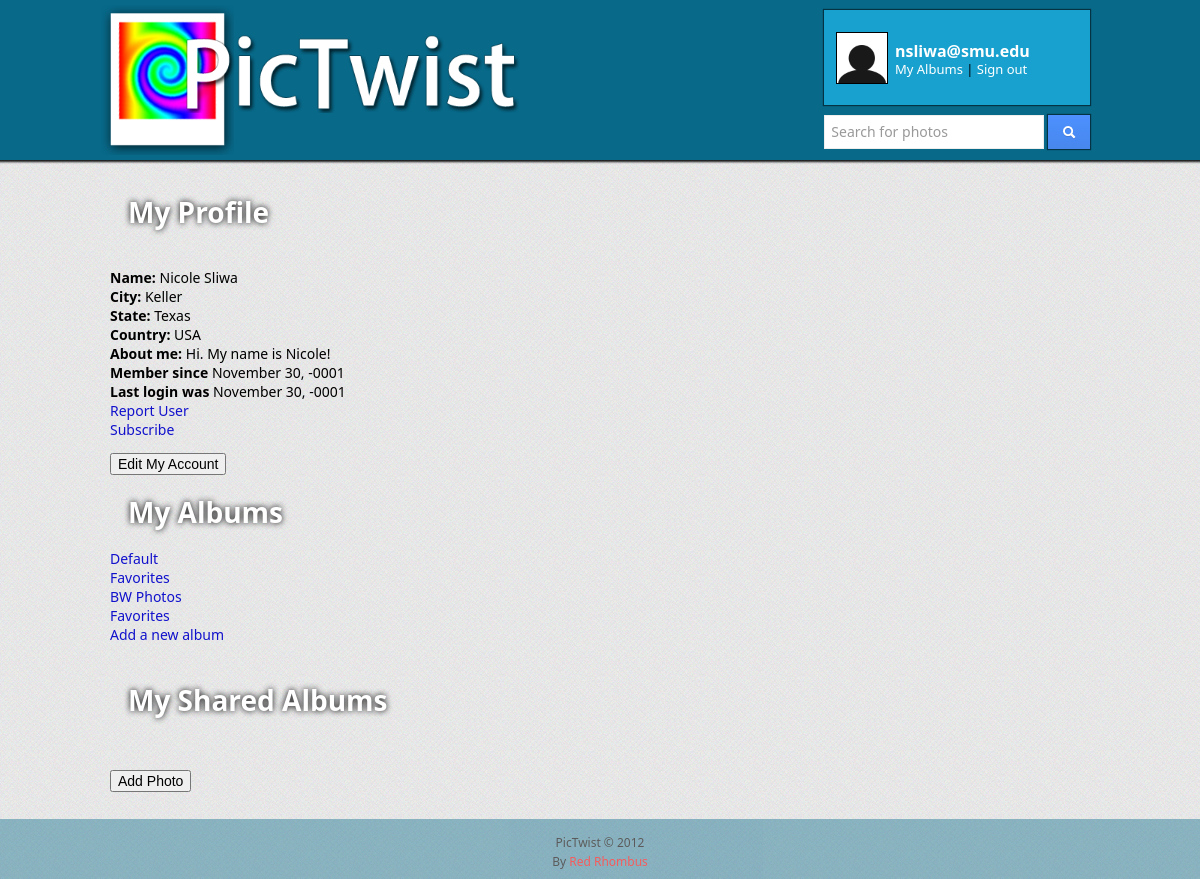
The app's page /profile.php (signed in) with its own data.
### tables this page shows
CREATE TABLE users(
  id INTEGER PRIMARY KEY AUTO_INCREMENT,
  suspended INTEGER DEFAULT FALSE,
  email VARCHAR(255) UNIQUE NOT NULL,
  password_hash VARCHAR(255) NOT NULL,
  name VARCHAR(255) NOT NULL,
  city VARCHAR(255),
  state VARCHAR(255),
  country VARCHAR(255),
  bio TEXT,
  admin BOOLEAN DEFAULT FALSE,
  updated_at TIMESTAMP DEFAULT '0000-00-00 00:00:00',
  created_at TIMESTAMP DEFAULT '0000-00-00 00:00:00',
  last_login timestamp default CURRENT_TIMESTAMP(),
  picture VARCHAR(255)
);

CREATE TABLE albums(
  id INTEGER PRIMARY KEY AUTO_INCREMENT,
  title VARCHAR(255),
  description TEXT,
  private BOOLEAN DEFAULT FALSE,
  user_id INTEGER NOT NULL,
  FOREIGN KEY (user_id) REFERENCES users(id)
    ON UPDATE Cascade
    ON DELETE Cascade,
  updated_at TIMESTAMP DEFAULT '0000-00-00 00:00:00',
  created_at TIMESTAMP DEFAULT '0000-00-00 00:00:00'
);

### include/head.php (called while the page is built)
<?php INCLUDE_ONCE 'include/headCode.php' ?>
<?php INCLUDE 'include/headLayout.php' ?>

### include/headCode.php (called while the page is built, shortened)
<?php
  $relativeDirectory = str_replace(basename($_SERVER['PHP_SELF']), '', $_SERVER['PHP_SELF']);
  $baseURL = "http://" . $_SERVER['HTTP_HOST'] . $relativeDirectory;
  $logoutURL = $baseURL . 'logout.php';
  $searchURL = $baseURL . 'search.php';
  $profileURL = $baseURL . 'profile.php';
  $uploadURL = $baseURL . 'upload.php';
  $albumsURL = $baseURL . 'albums.php';
  $flagContentURL = $baseURL . 'flag.processor.php';
  $subscriptionHandlerURL = $baseURL . 'subscribe.processor.php';
  $currentUser = getCurrentUser();
  function sql($query){
    $result = mysql_query($query) or die (mysql_error());
    return $result;
  }
  function getCurrentUser(){
    if(isset($_SESSION['uid'])) { $uid = $_SESSION['uid']; }
    else { $uid = -1; $_SESSION['uid'] = $uid;}
    if(isset($_SESSION['email'])) { $email = $_SESSION['email']; }
    else { $email = "Visitor"; $_SESSION['email'] = $email;}
    if(isset($_SESSION['name'])) { $name = $_SESSION['name']; }
    else { $name = "Unknown"; $_SESSION['name'] = $name;}
    if(isset($_SESSION['admin'])) {$admin = $_SESSION['admin'];}
    else { $admin = FALSE; $_SESSION['admin'] = $admin;}
    $currentUser = array("username" => $email, "id" => $uid, "name" => $name, "admin" => $admin);
    return $currentUser;
  }
?>

### profile.php (the view, shortened to what this page needs)
<?php INCLUDE_ONCE 'include/head.php'; ?>
<div id="user info">
<?php
	if(isset($_REQUEST['u_id']))
    {
        $uid = params('u_id');
        connectToDb();
        $query = mysql_query("SELECT id, created_at, name, city, state, country, bio, updated_at, admin FROM users WHERE id='$uid';");
        $row = mysql_fetch_array($query);
        $id = $row['id'];
        $tstamp = $row['created_at'];
        $lastUpdate = $row['updated_at'];
        $name = $row['name'];
        $city = $row['city'];
        $state = $row['state'];
        $country = $row['country'];
        $bio = $row['bio'];
        $admin = $row['admin'];
        if(isLoggedIn())
        {
            $uid = $currentUser['id'];
            $query = "select id, title from albums where user_id='".$uid."';";
            $result_albums = sql($query);
            $query2 = "select a.id, a.title from albums a join shared on $uid = shared.user_id and shared.album_id = a.id;";
            $shared_albums = sql($query2);
        }
    }
    else if(isset($currentUser['id']) && $currentUser['id'] > 0)
	{
		$uid = $currentUser['id'];
		$query = mysql_query("SELECT id, created_at, name, city, state, country, bio, updated_at, admin FROM users WHERE id='$uid';");
		$row = mysql_fetch_array($query);
		$id = $row['id'];
		$tstamp = $row['created_at'];
		$lastUpdate = $row['updated_at'];
		$name = $row['name'];
		$city = $row['city'];
		$state = $row['state'];
		$country = $row['country'];
		$bio = $row['bio'];
        $uid = $currentUser['id'];
        $query = "select id, title from albums where user_id='".$uid."';";
        $result_albums = sql($query);
	}
    else
    {
        $_SESSION['error'] = 'Error! You must be logged in to view your albums!';
        redirect($logoutURL);
    }
?>
<form id="myProfile" action="<?php echo $baseURL . 'profile.php' ?>" enctype="multipart/form-data" method="post">
    <h1>
        My Profile
    </h1>
    <p>
	<?php
		echo "<br><b>Name: </b>" . $name;
		if(!empty($city))
		{
			echo "<br><b>City: </b>" . $city;
		}
		if(!empty($state))
		{
			echo "<br><b>State: </b>" . $state;
		}
		if(!empty($country))
		{
			echo "<br><b>Country: </b>" . $country;
		}
		if(!empty($bio))
		{
			echo "<br><b>About me: </b>" . $bio;
		}
		echo "<br><b>Member since </b>" . date("F j, Y", strtotime($tstamp));
		echo "<br><b>Last login was </b>" . date("F j, Y", strtotime($lastUpdate));
        echo '<br/><a href="'.$flagContentURL.'?u_id='.$id.'">Report User</a>';
        echo '<br/><a href="'.$subscriptionHandlerURL.'?u_id='.$id.'">Subscribe</a>';
        ?>
	<br/>
    </p>
</form>
	<form method="post" action="editInfo.php">
		<input type="submit" value="Edit My Account">
	</form>
</div>
<div id="album info">
<form id="MyAlbums" action="<?php echo $baseURL . 'album.photos.php' ?>" enctype="multipart/form-data" method="post">
    <h1>
        My Albums
    </h1>
    <p>
        <?php
                while($row = mysql_fetch_array($result_albums))
                {
                    echo '<a href="album.photos.php?album_id=' . $row["id"] . '">' . $row["title"] . '</a><br/>';
                }
                echo '<a href="favorite.display.php">Favorites</a><br/>';
                echo '<a href="albums.php">Add a new album</a><br/>';
            ?>
        <br/>
    </p>
</form>
<form id="MySharedAlbums" action="<?php echo $baseURL . 'album.shared.photos.php' ?>" enctype="multipart/form-data" method="post">
    <h1>
        My Shared Albums
    </h1>
    <p>
        <br/>
    </p>
</form>
<form id="Add Photo" action="<?php echo $uploadURL ?>" enctype="multipart/form-data" method="post">
    <p>
        <input type="submit" name="Add Photo" value="Add Photo" />
    </p>
</form>
</div>
<?php INCLUDE 'include/foot.php' ?>

### include/headLayout.php (shortened to what this page needs)
<!DOCTYPE html>
<head>
<?php INCLUDE 'include/cssAndJsIncludes.php' ?>
</head>
<?php INCLUDE 'include/headBody.php' ?>

### include/cssAndJsIncludes.php (shortened to what this page needs)
<link href="styles/styles.css" rel="stylesheet" type="text/css">
<link href="metro/css/m-styles.min.css" rel="stylesheet" />
<link rel="stylesheet" href="fancyBox/source/jquery.fancybox.css?v=2.1.3" type="text/css" media="screen" />

### include/headBody.php
<body>
  <div id="pageContainer">
    <div id="header_bg"></div>
    <div id="header">
      <a href="<? echo $baseURL ?>">
        <img id="logotext" src="img/logotext.png" />
        <img id="logoswirl" src="img/swirl.png" />
      </a>
      <div id="header_right">
        <div id="userBadgeContainer" class="thinShadow">
          <? if ($currentUser['id'] == -1): ?>
            <div id="notSignedIn">
              <a id="gotoSignIn" href="javascript:;" class="m-btn blue thinShadow">Log In</a><a  id="gotoRegister" href="<?php echo $registerURL;?>" class="m-btn blue thinShadow">Join PicTwist</a>
            </div>
          <div id="signInFormContainer">
            <form id="signInForm" enctype="multipart/form-data" method="post" action="<?php echo $loginHandlerURL ?>">
              <input id="usernameField" class="m-wrap" type="text" type="text" name="email" placeholder="E-mail" />
              <input id="passwordField" class="m-wrap" type="password" name="pwd" placeholder="Password" />
              <input id="signInBtn" class="m-btn icn-only blue thinShadow" type="submit" name="submit" value="Log In"/>
            </form>
            <i id="closeBtn"></i>
          </div>
          <? else: ?>
            <div id="userBadge">
              <img id="userPic" src="img/default_pic.png" />
              <div id="userInfo">
                <a href="<? echo $profileURL ?>"><div id="userName"><?echo $currentUser['username'];?></div></a>
                <div id="userLinks"><a href="<?php echo $albumsURL;?>">My Albums</a> | <a href="<?php echo $logoutURL;?>">Sign out</a></div>
              </div>
            </div>
          <? endif; ?>
        </div>
        <div id="searchContainer">
          <form id="searchForm" method="get" action=<?php echo $searchURL;?>>
            <input id="searchField" class="m-wrap" name="query" type="text" placeholder="Search for photos" value="<? if (isset($_REQUEST['query'])) {echo $_REQUEST['query'];} ?>"/>
            <a id="searchBtn" class="m-btn icn-only blue thinShadow"><i class="icon-search icon-white"></i></a>
          </form>
        </div>
      </div>
    </div>
    <div id="content">

### include/foot.php (shortened to what this page needs)
		</div>
	</div>
	<div id="footer">
		<p>PicTwist &copy; 2012</p>
		<p>By <span style="color: red">Red Rhombus</span></p>
	</div>
</body>
</html>

### styles/styles.css (style rules this page uses)
body { background-image: url('../img/bg.png'); margin: 0px; font-family: 'Segoe UI', Helvetica, Arial, sans-serif; font-size: 14px; }
html, body { height: 100%; }
a { text-decoration: none; color: #11c; }
#header a { color: #fff; }
#pageContainer { width: 1000px; height: auto; min-height: 100%; margin: 0px auto; padding: 0 0px; }
.thinShadow { -webkit-box-shadow: 0 0 1px 1px rgba(0, 0, 0, .5); }
#header { position: relative; top: 0px; padding-bottom: 20px; height: 150px; }
#header_bg { position: absolute; left: 0px; right: 0px; height: 160px; background-color: #086989; -webkit-box-shadow: 0 0 2px 2px rgba(0, 0, 0, .9); }
#logoswirl { position: absolute; top: 5px; left: 1px; height: 150px; z-index: 5; }
#logotext { position: absolute; z-index: 10; width: 340px; left: 80px; top: 32px; }
#header_right { float: right; width: 266px; margin: 10px; }
#userBadgeContainer { height: 95px; border: 0px solid #FFD1A1; background-color: #18A1CF; position: relative; margin-bottom: 10px; }
#userBadge { position: absolute; top: 16px; left: 2px; width: 100%; }
#userPic { width: 50px; border: 1px solid #000; position: absolute; left: 10px; top: 6px; }
#userInfo { position: absolute; left: 69px; top: 14px; }
#userName { font-weight: bold; font-size: 16px; }
#userLinks { font-size: 13px; margin-top: -2px; }
#searchContainer { text-align: right; margin: 0px auto; padding-bottom: 0px; }
.m-btn { margin-top: 0 !important; }
#content { padding: 5px 10px; padding-bottom: 73px; }
#footer { height: 60px; margin-top: -60px; text-align: center; font-size: 12px; opacity: 0.6; background-color: rgba(8, 105, 137, .7); }
#footer p { padding: 1px; margin: 0; }
#footer p:first-child { padding-top: 15px; }
h1 { padding: 0; margin: 18px; color: white; text-shadow: 0 0 6px black; }

### records on screen
users: name "Nicole Sliwa", city "Keller", state "Texas", country "USA", bio "Hi. My name is Nicole!", created_at "November 30, -0001", updated_at "November 30, -0001"
albums: title "Default"
albums: title "Favorites"
albums: title "BW Photos"

### other values on screen
$currentUser['username'] "nsliwa@smu.edu"
